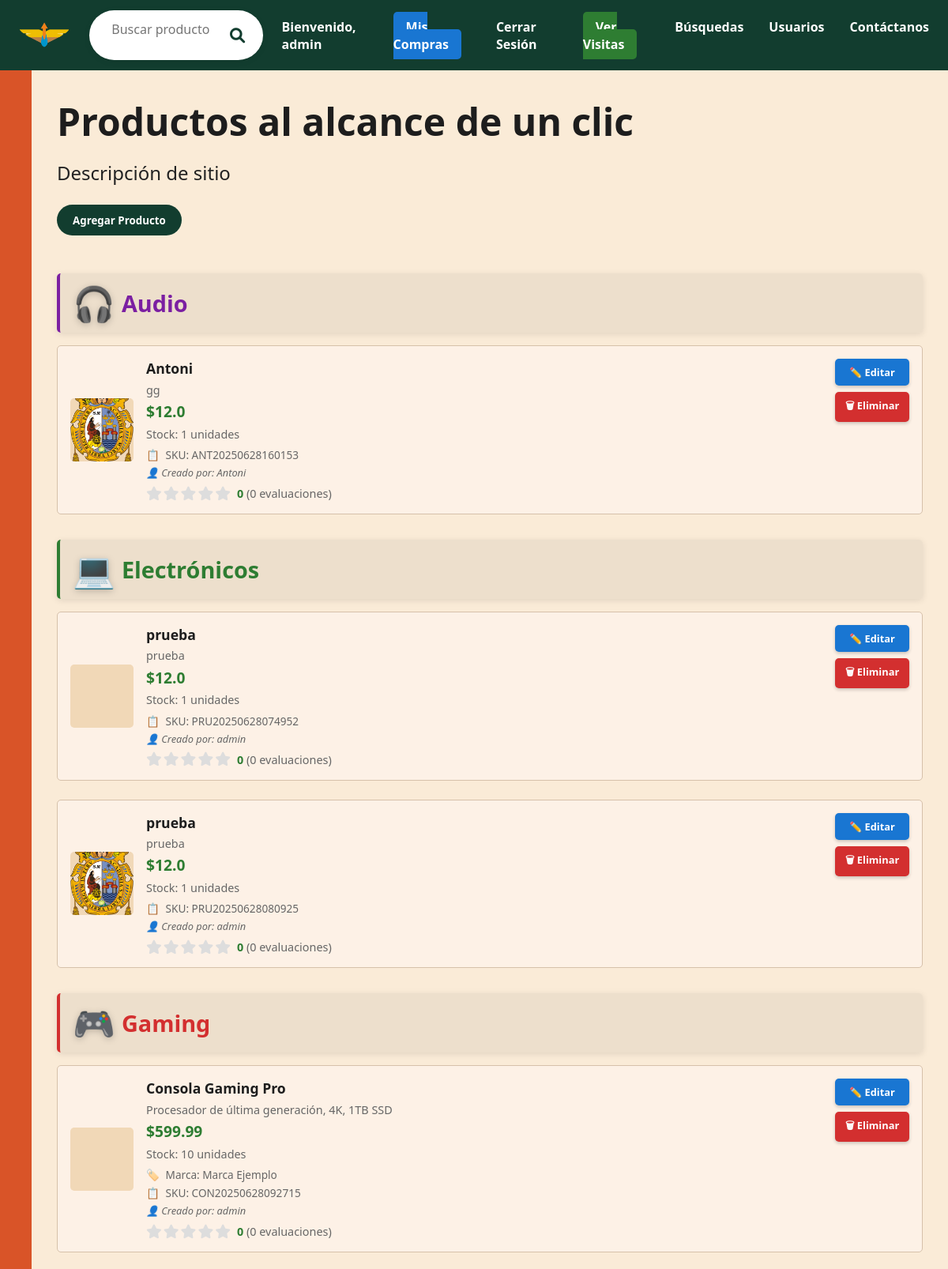
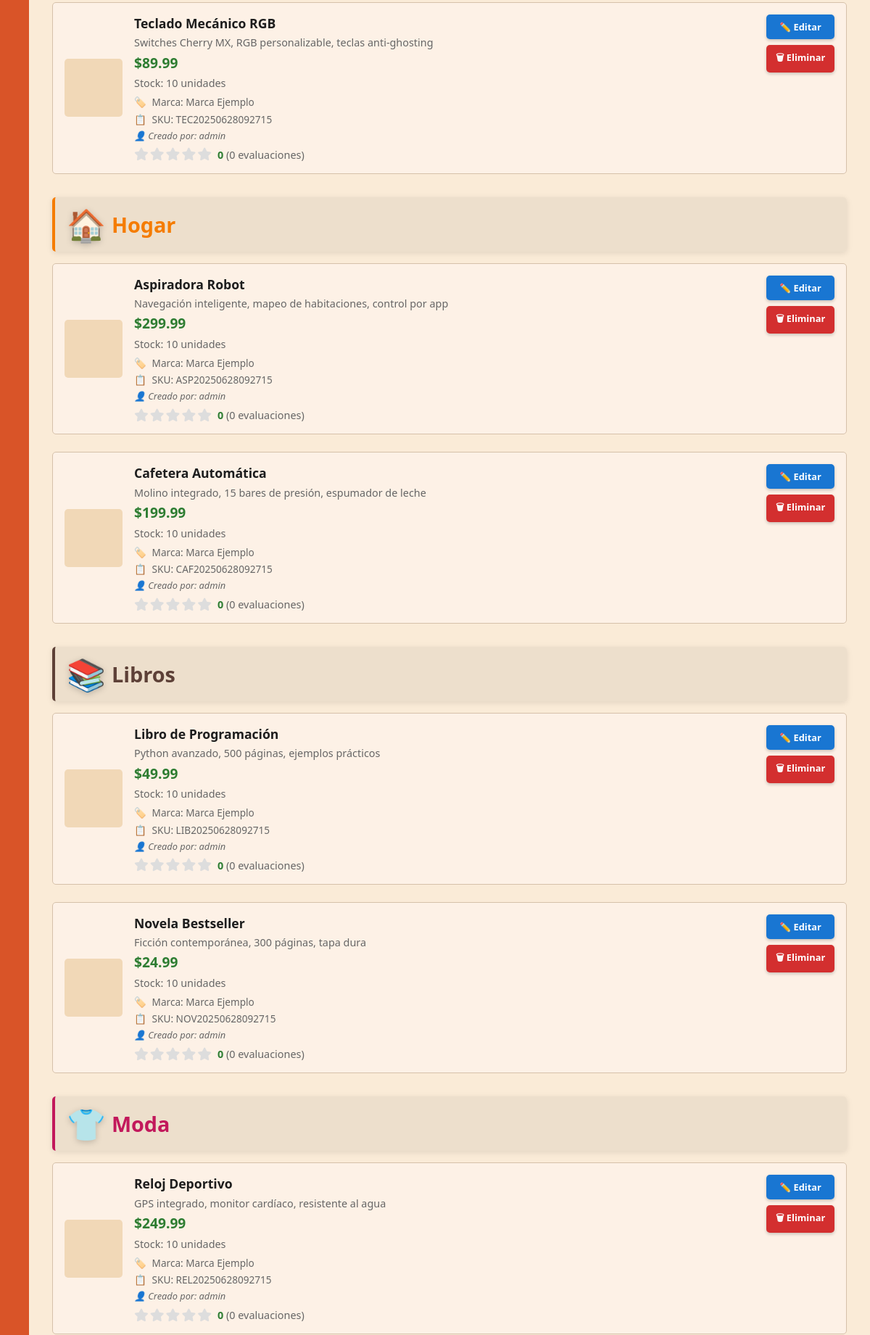
The page / (signed in, upper part) on the database its author committed (2 pictures, top to bottom).
### tables this page shows
CREATE TABLE users (
    id INTEGER PRIMARY KEY AUTOINCREMENT,
    username TEXT NOT NULL UNIQUE,
    password TEXT NOT NULL
);

CREATE TABLE products (
    id INTEGER PRIMARY KEY AUTOINCREMENT,
    name TEXT NOT NULL,
    category_id INTEGER NOT NULL,
    features TEXT NOT NULL,
    price REAL NOT NULL,
    image_filename TEXT NOT NULL,
    quantity INTEGER DEFAULT 1,
    rating REAL DEFAULT 0.0,
    rating_count INTEGER DEFAULT 0,
    sku TEXT UNIQUE,
    brand TEXT,
    weight REAL,
    dimensions TEXT,
    warranty_months INTEGER DEFAULT 12,
    is_featured BOOLEAN DEFAULT 0,
    is_active BOOLEAN DEFAULT 1,
    created_date TEXT, created_by INTEGER,
    FOREIGN KEY (category_id) REFERENCES categories (id) ON DELETE CASCADE
);

CREATE TABLE categories (
    id INTEGER PRIMARY KEY AUTOINCREMENT,
    name TEXT NOT NULL UNIQUE,
    description TEXT,
    color TEXT DEFAULT '#123d2f',
    icon TEXT DEFAULT '📦',
    created_date TEXT,
    is_active BOOLEAN DEFAULT 1
);

### app.py (the view)
@app.route("/")
def index():
    ip = request.headers.get("CF-Connecting-IP") or \
         request.headers.get("X-Forwarded-For") or \
         request.remote_addr
    user_agent = request.headers.get("User-Agent")
    timestamp = datetime.utcnow().strftime("%Y-%m-%d %H:%M:%S")
    conn = get_db_connection()
    conn.execute("INSERT INTO visits (ip, user_agent, timestamp) VALUES (?, ?, ?)", (ip, user_agent, timestamp))
    productos = conn.execute("""
        SELECT p.*, c.name as category_name, c.color as category_color, c.icon as category_icon,
               u.username as created_by_username
        FROM products p
        JOIN categories c ON p.category_id = c.id
        LEFT JOIN users u ON p.created_by = u.id
        WHERE p.is_active = 1
        ORDER BY c.name, p.name
    """).fetchall()
    categorias = conn.execute("SELECT * FROM categories WHERE is_active = 1 ORDER BY name").fetchall()
    print(f"🔍 DEBUG: {len(productos)} productos, {len(categorias)} categorías")
    for prod in productos:
        print(f"   📦 {prod['name']} -> {prod['category_name']}")
    conn.commit()
    conn.close()
    print(f"🛰️ Visita desde IP: {ip} - {user_agent}")
    return render_template("Inicio.html", productos=productos, categorias=categorias)

### app.py (called while the page is built)
def get_db_connection():
    conn = sqlite3.connect('antonito.db')
    conn.row_factory = sqlite3.Row
    return conn

### templates/Inicio.html (shortened to what this page needs)
<!DOCTYPE html>
<html lang="es">
<head>
    <link rel="stylesheet" type="text/css" href="{{ url_for('static', filename='css/style.css') }}">
    <link rel="stylesheet" href="https://cdnjs.cloudflare.com/ajax/libs/font-awesome/6.0.0/css/all.min.css">
</head>
<body>
    <header>
        <div class="logo">
            <img src="{{ url_for('static', filename='images/Logo.png') }}" alt="Logo" />
        </div>
        <form id="searchForm" class="search-bar" autocomplete="off">
            <input type="text" id="searchInput" name="q" placeholder="Buscar productos, precio, características..." />
            <button type="submit"><i class="fas fa-search"></i></button>
        </form>
        <nav>
            <ul id="nav-list">
                {% if session.get('username') %}
                    <li><a href="#">Bienvenido, {{ session['username'] }}</a></li>
                    <li><a href="#" id="transactionsLink">Mis Compras</a></li>
                    <li><a href="{{ url_for('logout') }}">Cerrar Sesión</a></li>
                    {% if session.get('username') == 'admin' %}
                        <li><a href="{{ url_for('visitas') }}">Ver Visitas</a></li>
                        <li><a href="{{ url_for('busquedas') }}">Búsquedas</a></li>
                        <li><a href="{{ url_for('usuarios') }}">Usuarios</a></li>
                    {% endif %}
                {% else %}
                    <li><a href="#" id="loginLink">Iniciar Sesión</a></li>
                    <li><a href="#" id="registerLink">Registrarse</a></li>
                {% endif %}
                <li><a href="#" id="contactLink">Contáctanos</a></li>
            </ul>
        </nav>
    </header>
    <div class="container">
        <div class="side-bar"></div>
        <main class="main">
            <section class="hero">
                <h1>Productos al alcance de un clic</h1>
                <p>Descripción de sitio</p>
            </section>
            {% if session.get('username') %}
            <button id="showFormBtn" class="shop-button">Agregar Producto</button>
            {% endif %}
            {% set current_category = namespace(name=None) %}
            {% for product in productos %}
                {% if current_category.name != product.category_name %}
                    {% if current_category.name is not none %}
                        </div>
                    {% endif %}
                    {% set current_category.name = product.category_name %}
                    <div class="category-section">
                        <h2 class="category-title" style="color: {{ product.category_color }}; margin: 2rem 0 1rem 0; padding: 0.5rem 1rem; background: rgba(0,0,0,0.05); border-radius: 5px; display: flex; align-items: center; gap: 0.5rem;">
                            <span style="font-size: 1.5em;">{{ product.category_icon }}</span>
                            {{ product.category_name }}
                        </h2>
                        <div class="products">
                {% endif %}
                <div class="product-card" data-product-id="{{ product['id'] }}">
                    <div class="image" style="background-image: url('{{ url_for('static', filename='uploads/' ~ product['image_filename']) }}');"></div>
                    <div class="details">
                        <div class="title">{{ product['name'] }}</div>
                        <div class="subtitle">{{ product['features'] }}</div>
                        <div class="price">${{ product['price'] }}</div>
                        <div class="quantity">Stock: {{ product['quantity'] }} unidades</div>
                        {% if product['brand'] %}
                            <div class="brand">Marca: {{ product['brand'] }}</div>
                        {% endif %}
                        {% if product['sku'] %}
                            <div class="sku">SKU: {{ product['sku'] }}</div>
                        {% endif %}
                        {% if product['created_by_username'] %}
                            <div class="creator">Creado por: {{ product['created_by_username'] }}</div>
                        {% endif %}
                        <div class="rating-section">
                            <div class="stars">
                                {% for i in range(1, 6) %}
                                    <i class="fas fa-star star-rating" data-rating="{{ i }}" data-product-id="{{ product['id'] }}"></i>
                                {% endfor %}
                            </div>
                            <div class="rating-info">
                                <span class="rating-value">{{ product['rating']|default(0, true) }}</span>
                                <span class="rating-count">({{ product['rating_count']|default(0, true) }} evaluaciones)</span>
                            </div>
                        </div>
                    </div>
                    {% if session.get('username') %}
                        {% set can_edit = session.get('username') == product['created_by_username'] or session.get('username') == 'admin' %}
                        {% if can_edit %}
                            <div class="admin-buttons">
                                <button class="edit-btn" onclick="editProduct({{ product['id'] }})">✏️ Editar</button>
                                <button class="delete-btn" onclick="deleteProduct({{ product['id'] }})">🗑 Eliminar</button>
                            </div>
                        {% endif %}
                    {% endif %}
                </div>
            {% endfor %}
        </main>
    </div>
</body>
</html>

### rows shown on the page
users: username "admin"
products: category_icon "🎧", category_name "Audio", image_filename (picture), name "Antoni", features "gg", price "12.0", quantity "1", sku "ANT20250628160153", created_by_username "Antoni", rating "0", rating_count "0"
products: category_icon "💻", category_name "Electrónicos", name "prueba", features "prueba", price "12.0", quantity "1", sku "PRU20250628074952", created_by_username "admin", rating "0", rating_count "0"
products: image_filename (picture), name "prueba", features "prueba", price "12.0", quantity "1", sku "PRU20250628080925", created_by_username "admin", rating "0", rating_count "0"
products: category_icon "🎮", category_name "Gaming", name "Consola Gaming Pro", features "Procesador de última generación, 4K, 1TB SSD", price "599.99", quantity "10", brand "Marca Ejemplo", sku "CON20250628092715", created_by_username "admin", rating "0", rating_count "0"
products: name "Teclado Mecánico RGB", features "Switches Cherry MX, RGB personalizable, teclas anti-ghosting", price "89.99", quantity "10", brand "Marca Ejemplo", sku "TEC20250628092715", created_by_username "admin", rating "0", rating_count "0"
products: category_icon "🏠", category_name "Hogar", name "Aspiradora Robot", features "Navegación inteligente, mapeo de habitaciones, control por app", price "299.99", quantity "10", brand "Marca Ejemplo", sku "ASP20250628092715", created_by_username "admin", rating "0", rating_count "0"
products: name "Cafetera Automática", features "Molino integrado, 15 bares de presión, espumador de leche", price "199.99", quantity "10", brand "Marca Ejemplo", sku "CAF20250628092715", created_by_username "admin", rating "0", rating_count "0"
products: category_icon "📚", category_name "Libros", name "Libro de Programación", features "Python avanzado, 500 páginas, ejemplos prácticos", price "49.99", quantity "10", brand "Marca Ejemplo", sku "LIB20250628092715", created_by_username "admin", rating "0", rating_count "0"
products: name "Novela Bestseller", features "Ficción contemporánea, 300 páginas, tapa dura", price "24.99", quantity "10", brand "Marca Ejemplo", sku "NOV20250628092715", created_by_username "admin", rating "0", rating_count "0"
products: category_icon "👕", category_name "Moda", name "Reloj Deportivo", features "GPS integrado, monitor cardíaco, resistente al agua", price "249.99", quantity "10", brand "Marca Ejemplo", sku "REL20250628092715", created_by_username "admin", rating "0", rating_count "0"
